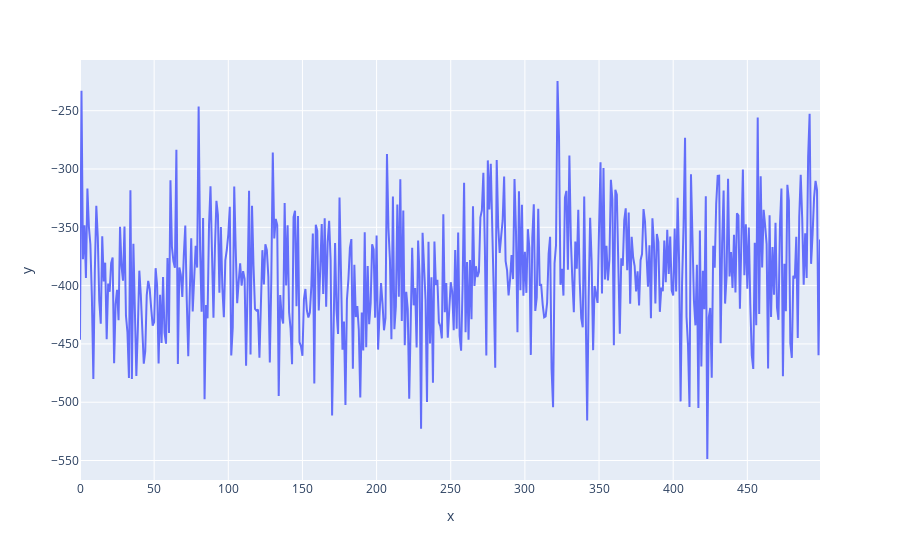

Notebook source saved alongside this figure:
### Code cell
px.line(x=range(len(energy)),y=energy)

### Figure 1 — Plotly figure (JSON) as saved in the notebook; plotly's stock layout.template omitted (floating-point values rounded to 4 significant figures; data arrays with more than 128 entries replaced by an {"elided": "..."} marker saying what was removed)
{"data": [{"hovertemplate": "x=%{x}<br>y=%{y}<extra></extra>", "legendgroup": "", "line": {"color": "#636efa", "dash": "solid"}, "marker": {"symbol": "circle"}, "mode": "lines", "name": "", "orientation": "v", "showlegend": false, "type": "scatter", "x": {"elided": "500 int values"}, "xaxis": "x", "y": {"elided": "500 float values"}, "yaxis": "y"}], "layout": {"autosize": true, "legend": {"tracegroupgap": 0}, "margin": {"t": 60}, "xaxis": {"anchor": "y", "autorange": true, "domain": [0, 1], "range": [0, 499], "title": {"text": "x"}, "type": "linear"}, "yaxis": {"anchor": "x", "autorange": true, "domain": [0, 1], "range": [-566.7, -206.5], "title": {"text": "y"}, "type": "linear"}}}
